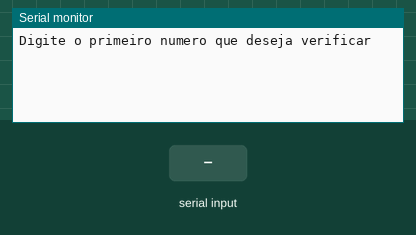
A sketch run on a simulated Arduino Uno, built with avr-gcc and run on an emulated ATmega328P. On the bench: the last lines printed to the serial monitor. Inputs (shaded band) come from the test bench.

Above: at 1.2 s.
1.3 s: "90,45\n" received over Serial
At 2.1 s:
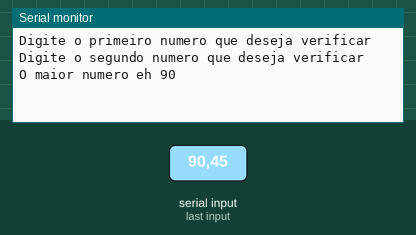
At 8.5 s:
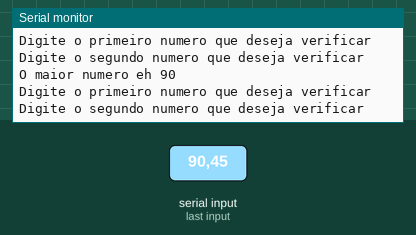

Measured:
- after the input at 1.3 s, the serial monitor: prints a new line at once (image 1)

The sketch:

lopal_ex_141.ino
```cpp
// C++ code
//
void setup()
{
  Serial.begin(9600);
}
 int numero1 = 0;
 int numero2 = 0;
void loop()
{
  Serial.println("Digite o primeiro numero que deseja verificar");
  while (!Serial.available()) {}
  numero1 = Serial.parseInt();
  Serial.println("Digite o segundo numero que deseja verificar");
  while (!Serial.available()) {}
  numero2 = Serial.parseInt();

  if( numero1 > numero2 ) {
  Serial.println( "O maior numero eh " + String(numero1));
  }
  if( numero2 > numero1 ) {
  Serial.println( "O maior numero eh " + String(numero2));
  }
  if( numero1 == numero2 ) {
  Serial.println( "Os dois numeros sao iguais");
  }
  Serial.println();
  Serial.println();
  delay(5000);
}
```
